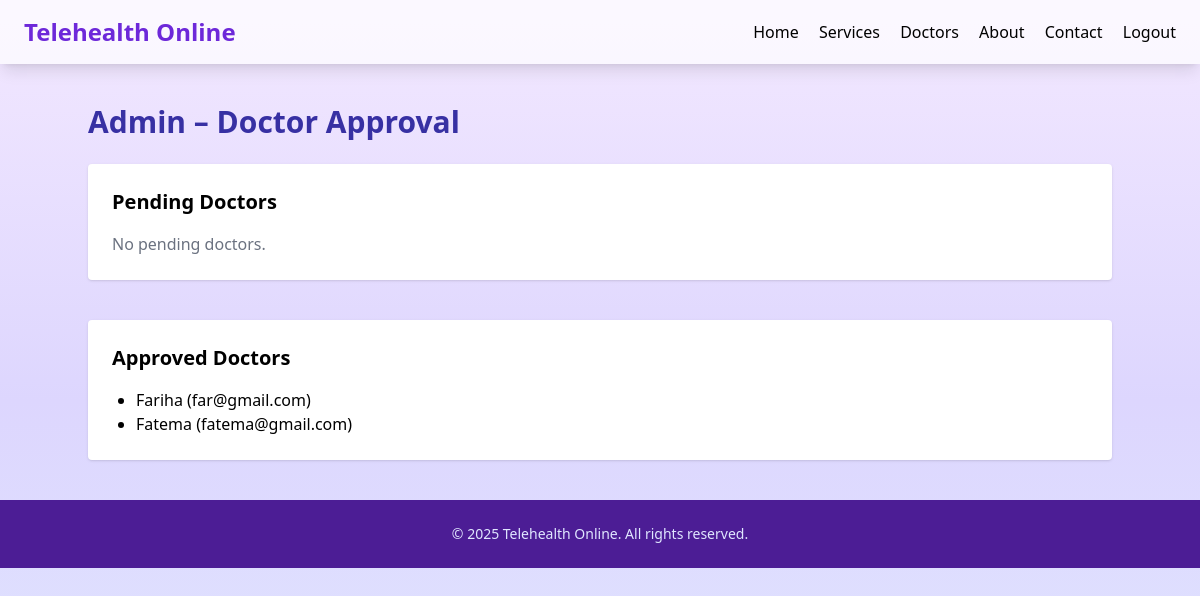
The app's page /dashboard/admin/ (signed in) with its own data.
### accounts/models.py (models this page shows, shortened)
class User(AbstractUser):
    ROLE_CHOICES = (
        ('admin', 'Admin'),
        ('doctor', 'Doctor'),
        ('patient', 'Patient'),
    )
    role = models.CharField(
        max_length=10,
        choices=ROLE_CHOICES,
        default='patient'
    )
    is_approved = models.BooleanField(default=False)

### accounts/views.py (the view)
# urls.py: path('dashboard/admin/', views.admin_dashboard, name='admin_dashboard'),
@staff_member_required
def admin_dashboard(request):
    pending_doctors = User.objects.filter(role='doctor', is_approved=False)
    approved_doctors = User.objects.filter(role='doctor', is_approved=True)
    return render(request, 'dashboards/admin.html', {
        'pending_doctors': pending_doctors,
        'approved_doctors': approved_doctors
    })

### templates/dashboards/admin.html (shortened to what this page needs)
{% extends "base.html" %}
{% block content %}
<div class="max-w-5xl mx-auto mt-10">
  <h1 class="text-3xl font-bold text-indigo-800 mb-6">
    Admin – Doctor Approval
  </h1>
  <div class="bg-white shadow rounded p-6 mb-10">
    <h2 class="text-xl font-semibold mb-4">Pending Doctors</h2>
    {% if pending_doctors %}
      <table class="w-full">
        <tr class="border-b text-left">
          <th>Username</th>
          <th>Email</th>
          <th>Action</th>
        </tr>
        {% for d in pending_doctors %}
        <tr class="border-b">
          <td>{{ d.username }}</td>
          <td>{{ d.email }}</td>
          <td>
            <a href="{% url 'approve_doctor' d.id %}"
               class="bg-green-500 text-white px-3 py-1 rounded">
              Approve
            </a>
          </td>
        </tr>
        {% endfor %}
      </table>
    {% else %}
      <p class="text-gray-500">No pending doctors.</p>
    {% endif %}
  </div>
  <div class="bg-white shadow rounded p-6">
    <h2 class="text-xl font-semibold mb-4">Approved Doctors</h2>
    <ul class="list-disc pl-6">
      {% for d in approved_doctors %}
        <li>{{ d.username }} ({{ d.email }})</li>
      {% empty %}
        <li>No approved doctors yet.</li>
      {% endfor %}
    </ul>
  </div>
</div>
{% endblock %}

### records on screen
User: username "Fariha", email "far@gmail.com"
User: username "Fatema", email "fatema@gmail.com"
